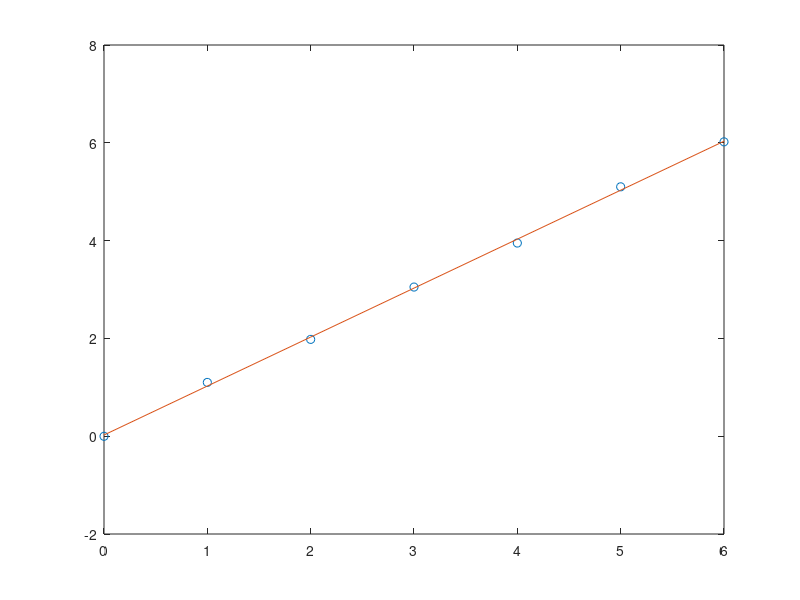

This chart was generated by the following MATLAB code:
x = [0 1 2 3 4 5 6];
b=[-0.002 1.1 1.98 3.05 3.95 5.1 6.02]

input= [1 1 1 1 1 1 1;x ]
[L,U]=lu(input')
y=L\b'
unknown=U\y
test=input'*unknown

plot(x,b,'o')  
hold on;
plot(x,test)